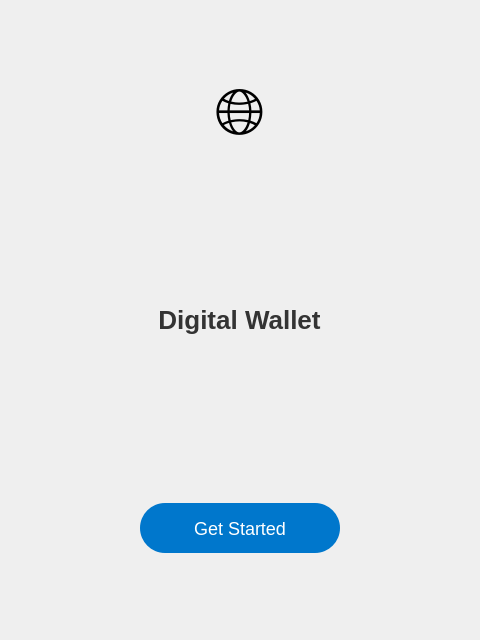
<?xml version="1.0" encoding="UTF-8"?>
<ui version="4.0">
 <class>StartScreen</class>
 <widget class="QWidget" name="StartScreen">
  <property name="geometry">
   <rect>
    <x>0</x>
    <y>0</y>
    <width>480</width>
    <height>640</height>
   </rect>
  </property>
  <property name="windowTitle">
   <string>Digital Wallet</string>
  </property>
  <property name="styleSheet">
   <string notr="true">
       QWidget {
           background: qlineargradient(
               x1:0, y1:0, x2:1, y2:1,
               stop:0 #f0f4f8, stop:1 #dce3ea
           );
       }
   </string>
  </property>
  <layout class="QVBoxLayout" name="verticalLayout" stretch="1,1,1" >
   <item alignment="Qt::AlignCenter">
    <widget class="QLabel" name="logoLabel">
     <property name="text">
      <string>🌐</string> <!-- Emoji as a placeholder logo -->
     </property>
     <property name="alignment">
      <set>Qt::AlignCenter</set>
     </property>
     <property name="styleSheet">
      <string notr="true">font-size: 64px;</string>
     </property>
    </widget>
   </item>
   <item alignment="Qt::AlignCenter">
    <widget class="QLabel" name="appNameLabel">
     <property name="text">
      <string>Digital Wallet</string>
     </property>
     <property name="alignment">
      <set>Qt::AlignCenter</set>
     </property>
     <property name="styleSheet">
      <string notr="true">
          font-size: 26px;
          font-weight: bold;
          color: #333;
      </string>
     </property>
    </widget>
   </item>
   <item alignment="Qt::AlignCenter">
    <widget class="QPushButton" name="getStartedButton">
     <property name="text">
      <string>Get Started</string>
     </property>
     <property name="minimumSize">
      <size>
       <width>200</width>
       <height>50</height>
      </size>
     </property>
     <property name="styleSheet">
      <string notr="true">
          QPushButton {
              background-color: #0077cc;
              color: white;
              font-size: 18px;
              border-radius: 25px;
              padding: 10px;
          }
          QPushButton:hover {
              background-color: #005fa3;
          }
      </string>
     </property>
    </widget>
   </item>
  </layout>
 </widget>
 <resources/>
 <connections/>
</ui>
